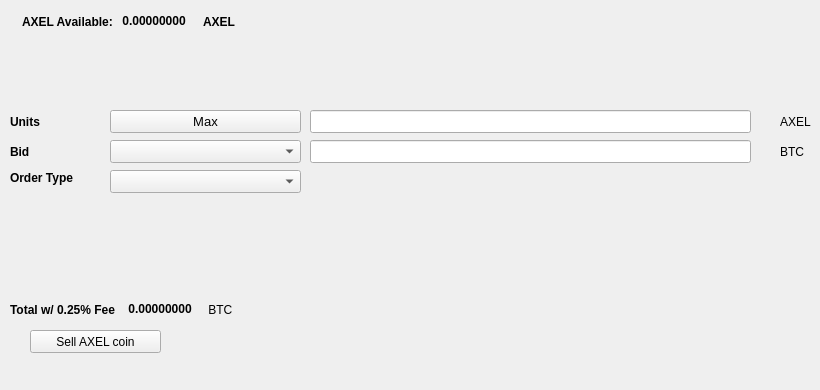
   <widget class="QWidget" name="SellTab">
    <attribute name="title">
     <string>Sell</string>
    </attribute>
    <widget class="QLabel" name="label_16">
     <property name="geometry">
      <rect>
       <x>780</x>
       <y>140</y>
       <width>31</width>
       <height>23</height>
      </rect>
     </property>
     <property name="text">
      <string>BTC</string>
     </property>
    </widget>
    <widget class="QComboBox" name="SellBidcomboBox">
     <property name="geometry">
      <rect>
       <x>110</x>
       <y>140</y>
       <width>191</width>
       <height>23</height>
      </rect>
     </property>
     <property name="font">
      <font>
       <pointsize>10</pointsize>
      </font>
     </property>
    </widget>
    <widget class="QLabel" name="label_18">
     <property name="geometry">
      <rect>
       <x>10</x>
       <y>110</y>
       <width>46</width>
       <height>23</height>
      </rect>
     </property>
     <property name="font">
      <font>
       <weight>75</weight>
       <bold>true</bold>
      </font>
     </property>
     <property name="text">
      <string>Units</string>
     </property>
    </widget>
    <widget class="QPushButton" name="Sell_Max_Amount">
     <property name="geometry">
      <rect>
       <x>110</x>
       <y>110</y>
       <width>191</width>
       <height>23</height>
      </rect>
     </property>
     <property name="font">
      <font>
       <pointsize>10</pointsize>
      </font>
     </property>
     <property name="text">
      <string>Max</string>
     </property>
    </widget>
    <widget class="QLabel" name="label_20">
     <property name="geometry">
      <rect>
       <x>10</x>
       <y>170</y>
       <width>91</width>
       <height>16</height>
      </rect>
     </property>
     <property name="font">
      <font>
       <weight>75</weight>
       <bold>true</bold>
      </font>
     </property>
     <property name="text">
      <string>Order Type</string>
     </property>
    </widget>
    <widget class="QComboBox" name="SellOrdertypeCombo">
     <property name="geometry">
      <rect>
       <x>110</x>
       <y>170</y>
       <width>191</width>
       <height>23</height>
      </rect>
     </property>
     <property name="font">
      <font>
       <pointsize>10</pointsize>
      </font>
     </property>
    </widget>
    <widget class="QLabel" name="label_21">
     <property name="geometry">
      <rect>
       <x>10</x>
       <y>140</y>
       <width>46</width>
       <height>23</height>
      </rect>
     </property>
     <property name="font">
      <font>
       <weight>75</weight>
       <bold>true</bold>
      </font>
     </property>
     <property name="text">
      <string>Bid</string>
     </property>
    </widget>
    <widget class="QLabel" name="label_22">
     <property name="geometry">
      <rect>
       <x>780</x>
       <y>110</y>
       <width>31</width>
       <height>23</height>
      </rect>
     </property>
     <property name="text">
      <string>AXEL</string>
     </property>
    </widget>
    <widget class="QLineEdit" name="UnitsInputaxel">
     <property name="geometry">
      <rect>
       <x>310</x>
       <y>110</y>
       <width>441</width>
       <height>23</height>
      </rect>
     </property>
     <property name="font">
      <font>
       <pointsize>9</pointsize>
       <weight>75</weight>
       <bold>true</bold>
      </font>
     </property>
    </widget>
    <widget class="QLineEdit" name="SellBidPriceEdit">
     <property name="geometry">
      <rect>
       <x>310</x>
       <y>140</y>
       <width>441</width>
       <height>23</height>
      </rect>
     </property>
     <property name="font">
      <font>
       <pointsize>9</pointsize>
       <weight>75</weight>
       <bold>true</bold>
      </font>
     </property>
    </widget>
    <widget class="QPushButton" name="SellaxelBTN">
     <property name="geometry">
      <rect>
       <x>30</x>
       <y>330</y>
       <width>131</width>
       <height>23</height>
      </rect>
     </property>
     <property name="text">
      <string>Sell AXEL coin</string>
     </property>
     <property name="icon">
      <iconset resource="../axel">
       <normaloff>:/icons/bitcoin</normaloff>:/icons/bitcoin</iconset>
     </property>
    </widget>
    <widget class="QWidget" name="layoutWidget3">
     <property name="geometry">
      <rect>
       <x>22</x>
       <y>12</y>
       <width>258</width>
       <height>19</height>
      </rect>
     </property>
     <layout class="QHBoxLayout" name="horizontalLayout">
      <item>
       <widget class="QLabel" name="label232_2">
        <property name="font">
         <font>
          <weight>75</weight>
          <bold>true</bold>
         </font>
        </property>
        <property name="text">
         <string>AXEL Available:</string>
        </property>
       </widget>
      </item>
      <item>
       <widget class="QLabel" name="axelAvailableLabel">
        <property name="palette">
         <palette>
          <active>
           <colorrole role="WindowText">
            <brush brushstyle="SolidPattern">
             <color alpha="255">
              <red>0</red>
              <green>0</green>
              <blue>0</blue>
             </color>
            </brush>
           </colorrole>
           <colorrole role="Button">
            <brush brushstyle="SolidPattern">
             <color alpha="255">
              <red>0</red>
              <green>170</green>
              <blue>0</blue>
             </color>
            </brush>
           </colorrole>
           <colorrole role="Light">
            <brush brushstyle="SolidPattern">
             <color alpha="255">
              <red>0</red>
              <green>255</green>
              <blue>0</blue>
             </color>
            </brush>
           </colorrole>
           <colorrole role="Midlight">
            <brush brushstyle="SolidPattern">
             <color alpha="255">
              <red>0</red>
              <green>212</green>
              <blue>0</blue>
             </color>
            </brush>
           </colorrole>
           <colorrole role="Dark">
            <brush brushstyle="SolidPattern">
             <color alpha="255">
              <red>0</red>
              <green>85</green>
              <blue>0</blue>
             </color>
            </brush>
           </colorrole>
           <colorrole role="Mid">
            <brush brushstyle="SolidPattern">
             <color alpha="255">
              <red>0</red>
              <green>113</green>
              <blue>0</blue>
             </color>
            </brush>
           </colorrole>
           <colorrole role="Text">
            <brush brushstyle="SolidPattern">
             <color alpha="255">
              <red>0</red>
              <green>170</green>
              <blue>0</blue>
             </color>
            </brush>
           </colorrole>
           <colorrole role="BrightText">
            <brush brushstyle="SolidPattern">
             <color alpha="255">
              <red>255</red>
              <green>255</green>
              <blue>255</blue>
             </color>
            </brush>
           </colorrole>
           <colorrole role="ButtonText">
            <brush brushstyle="SolidPattern">
             <color alpha="255">
              <red>0</red>
              <green>0</green>
              <blue>0</blue>
             </color>
            </brush>
           </colorrole>
           <colorrole role="Base">
            <brush brushstyle="SolidPattern">
             <color alpha="255">
              <red>255</red>
              <green>255</green>
              <blue>255</blue>
             </color>
            </brush>
           </colorrole>
           <colorrole role="Window">
            <brush brushstyle="SolidPattern">
             <color alpha="255">
              <red>0</red>
              <green>170</green>
              <blue>0</blue>
             </color>
            </brush>
           </colorrole>
           <colorrole role="Shadow">
            <brush brushstyle="SolidPattern">
             <color alpha="255">
              <red>0</red>
              <green>0</green>
              <blue>0</blue>
             </color>
            </brush>
           </colorrole>
           <colorrole role="AlternateBase">
            <brush brushstyle="SolidPattern">
             <color alpha="255">
              <red>127</red>
              <green>212</green>
              <blue>127</blue>
             </color>
            </brush>
           </colorrole>
           <colorrole role="ToolTipBase">
            <brush brushstyle="SolidPattern">
             <color alpha="255">
              <red>255</red>
              <green>255</green>
              <blue>220</blue>
             </color>
            </brush>
           </colorrole>
           <colorrole role="ToolTipText">
            <brush brushstyle="SolidPattern">
             <color alpha="255">
              <red>0</red>
              <green>0</green>
              <blue>0</blue>
             </color>
            </brush>
           </colorrole>
          </active>
          <inactive>
           <colorrole role="WindowText">
            <brush brushstyle="SolidPattern">
             <color alpha="255">
              <red>0</red>
              <green>0</green>
              <blue>0</blue>
             </color>
            </brush>
           </colorrole>
           <colorrole role="Button">
            <brush brushstyle="SolidPattern">
             <color alpha="255">
              <red>0</red>
              <green>170</green>
              <blue>0</blue>
             </color>
            </brush>
           </colorrole>
           <colorrole role="Light">
            <brush brushstyle="SolidPattern">
             <color alpha="255">
              <red>0</red>
              <green>255</green>
              <blue>0</blue>
             </color>
            </brush>
           </colorrole>
           <colorrole role="Midlight">
            <brush brushstyle="SolidPattern">
             <color alpha="255">
              <red>0</red>
              <green>212</green>
              <blue>0</blue>
             </color>
            </brush>
           </colorrole>
           <colorrole role="Dark">
            <brush brushstyle="SolidPattern">
             <color alpha="255">
              <red>0</red>
              <green>85</green>
              <blue>0</blue>
             </color>
            </brush>
           </colorrole>
           <colorrole role="Mid">
            <brush brushstyle="SolidPattern">
             <color alpha="255">
              <red>0</red>
              <green>113</green>
              <blue>0</blue>
             </color>
            </brush>
           </colorrole>
           <colorrole role="Text">
            <brush brushstyle="SolidPattern">
             <color alpha="255">
              <red>0</red>
              <green>170</green>
              <blue>0</blue>
             </color>
            </brush>
           </colorrole>
           <colorrole role="BrightText">
            <brush brushstyle="SolidPattern">
             <color alpha="255">
              <red>255</red>
              <green>255</green>
              <blue>255</blue>
             </color>
            </brush>
           </colorrole>
           <colorrole role="ButtonText">
            <brush brushstyle="SolidPattern">
             <color alpha="255">
              <red>0</red>
              <green>0</green>
              <blue>0</blue>
             </color>
            </brush>
           </colorrole>
           <colorrole role="Base">
            <brush brushstyle="SolidPattern">
             <color alpha="255">
              <red>255</red>
              <green>255</green>
              <blue>255</blue>
             </color>
            </brush>
           </colorrole>
           <colorrole role="Window">
            <brush brushstyle="SolidPattern">
             <color alpha="255">
              <red>0</red>
              <green>170</green>
              <blue>0</blue>
             </color>
            </brush>
           </colorrole>
           <colorrole role="Shadow">
            <brush brushstyle="SolidPattern">
             <color alpha="255">
              <red>0</red>
              <green>0</green>
              <blue>0</blue>
             </color>
            </brush>
           </colorrole>
           <colorrole role="AlternateBase">
            <brush brushstyle="SolidPattern">
             <color alpha="255">
              <red>127</red>
              <green>212</green>
              <blue>127</blue>
             </color>
            </brush>
           </colorrole>
           <colorrole role="ToolTipBase">
            <brush brushstyle="SolidPattern">
             <color alpha="255">
              <red>255</red>
              <green>255</green>
              <blue>220</blue>
             </color>
            </brush>
           </colorrole>
           <colorrole role="ToolTipText">
            <brush brushstyle="SolidPattern">
             <color alpha="255">
              <red>0</red>
              <green>0</green>
              <blue>0</blue>
             </color>
            </brush>
           </colorrole>
          </inactive>
          <disabled>
           <colorrole role="WindowText">
            <brush brushstyle="SolidPattern">
             <color alpha="255">
              <red>0</red>
              <green>85</green>
              <blue>0</blue>
             </color>
            </brush>
           </colorrole>
           <colorrole role="Button">
            <brush brushstyle="SolidPattern">
             <color alpha="255">
              <red>0</red>
              <green>170</green>
              <blue>0</blue>
             </color>
            </brush>
           </colorrole>
           <colorrole role="Light">
            <brush brushstyle="SolidPattern">
             <color alpha="255">
              <red>0</red>
              <green>255</green>
              <blue>0</blue>
             </color>
            </brush>
           </colorrole>
           <colorrole role="Midlight">
            <brush brushstyle="SolidPattern">
             <color alpha="255">
              <red>0</red>
              <green>212</green>
              <blue>0</blue>
             </color>
            </brush>
           </colorrole>
           <colorrole role="Dark">
            <brush brushstyle="SolidPattern">
             <color alpha="255">
              <red>0</red>
              <green>85</green>
              <blue>0</blue>
             </color>
            </brush>
           </colorrole>
           <colorrole role="Mid">
            <brush brushstyle="SolidPattern">
             <color alpha="255">
              <red>0</red>
              <green>113</green>
              <blue>0</blue>
             </color>
            </brush>
           </colorrole>
           <colorrole role="Text">
            <brush brushstyle="SolidPattern">
             <color alpha="255">
              <red>0</red>
              <green>85</green>
              <blue>0</blue>
             </color>
            </brush>
           </colorrole>
           <colorrole role="BrightText">
            <brush brushstyle="SolidPattern">
             <color alpha="255">
              <red>255</red>
              <green>255</green>
              <blue>255</blue>
             </color>
            </brush>
           </colorrole>
           <colorrole role="ButtonText">
            <brush brushstyle="SolidPattern">
             <color alpha="255">
              <red>0</red>
              <green>85</green>
              <blue>0</blue>
             </color>
            </brush>
           </colorrole>
           <colorrole role="Base">
            <brush brushstyle="SolidPattern">
             <color alpha="255">
              <red>0</red>
              <green>170</green>
              <blue>0</blue>
             </color>
            </brush>
           </colorrole>
           <colorrole role="Window">
            <brush brushstyle="SolidPattern">
             <color alpha="255">
              <red>0</red>
              <green>170</green>
              <blue>0</blue>
             </color>
            </brush>
           </colorrole>
           <colorrole role="Shadow">
            <brush brushstyle="SolidPattern">
             <color alpha="255">
              <red>0</red>
              <green>0</green>
              <blue>0</blue>
             </color>
            </brush>
           </colorrole>
           <colorrole role="AlternateBase">
            <brush brushstyle="SolidPattern">
             <color alpha="255">
              <red>0</red>
              <green>170</green>
              <blue>0</blue>
             </color>
            </brush>
           </colorrole>
           <colorrole role="ToolTipBase">
            <brush brushstyle="SolidPattern">
             <color alpha="255">
              <red>255</red>
              <green>255</green>
              <blue>220</blue>
             </color>
            </brush>
           </colorrole>
           <colorrole role="ToolTipText">
            <brush brushstyle="SolidPattern">
             <color alpha="255">
              <red>0</red>
              <green>0</green>
              <blue>0</blue>
             </color>
            </brush>
           </colorrole>
          </disabled>
         </palette>
        </property>
        <property name="font">
         <font>
          <weight>75</weight>
          <bold>true</bold>
         </font>
        </property>
        <property name="text">
         <string> 0.00000000 </string>
        </property>
        <property name="textInteractionFlags">
         <set>Qt::LinksAccessibleByMouse|Qt::TextSelectableByKeyboard|Qt::TextSelectableByMouse</set>
        </property>
       </widget>
      </item>
      <item>
       <widget class="QLabel" name="labelaxel">
        <property name="font">
         <font>
          <weight>75</weight>
          <bold>true</bold>
         </font>
        </property>
        <property name="text">
         <string>AXEL</string>
        </property>
       </widget>
      </item>
     </layout>
    </widget>
    <widget class="QWidget" name="layoutWidget">
     <property name="geometry">
      <rect>
       <x>10</x>
       <y>300</y>
       <width>268</width>
       <height>19</height>
      </rect>
     </property>
     <layout class="QHBoxLayout" name="horizontalLayout_2">
      <item>
       <widget class="QLabel" name="label_19">
        <property name="font">
         <font>
          <weight>75</weight>
          <bold>true</bold>
         </font>
        </property>
        <property name="text">
         <string>Total w/ 0.25% Fee </string>
        </property>
       </widget>
      </item>
      <item>
       <widget class="QLabel" name="SellCostLabel">
        <property name="palette">
         <palette>
          <active>
           <colorrole role="WindowText">
            <brush brushstyle="SolidPattern">
             <color alpha="255">
              <red>0</red>
              <green>0</green>
              <blue>0</blue>
             </color>
            </brush>
           </colorrole>
           <colorrole role="Button">
            <brush brushstyle="SolidPattern">
             <color alpha="255">
              <red>0</red>
              <green>170</green>
              <blue>0</blue>
             </color>
            </brush>
           </colorrole>
           <colorrole role="Light">
            <brush brushstyle="SolidPattern">
             <color alpha="255">
              <red>0</red>
              <green>255</green>
              <blue>0</blue>
             </color>
            </brush>
           </colorrole>
           <colorrole role="Midlight">
            <brush brushstyle="SolidPattern">
             <color alpha="255">
              <red>0</red>
              <green>212</green>
              <blue>0</blue>
             </color>
            </brush>
           </colorrole>
           <colorrole role="Dark">
            <brush brushstyle="SolidPattern">
             <color alpha="255">
              <red>0</red>
              <green>85</green>
              <blue>0</blue>
             </color>
            </brush>
           </colorrole>
           <colorrole role="Mid">
            <brush brushstyle="SolidPattern">
             <color alpha="255">
              <red>0</red>
              <green>113</green>
              <blue>0</blue>
             </color>
            </brush>
           </colorrole>
           <colorrole role="Text">
            <brush brushstyle="SolidPattern">
             <color alpha="255">
              <red>0</red>
              <green>170</green>
              <blue>0</blue>
             </color>
            </brush>
           </colorrole>
           <colorrole role="BrightText">
            <brush brushstyle="SolidPattern">
             <color alpha="255">
              <red>255</red>
              <green>255</green>
              <blue>255</blue>
             </color>
            </brush>
           </colorrole>
           <colorrole role="ButtonText">
            <brush brushstyle="SolidPattern">
             <color alpha="255">
              <red>0</red>
              <green>0</green>
              <blue>0</blue>
             </color>
            </brush>
           </colorrole>
           <colorrole role="Base">
            <brush brushstyle="SolidPattern">
             <color alpha="255">
              <red>255</red>
              <green>255</green>
              <blue>255</blue>
             </color>
            </brush>
           </colorrole>
           <colorrole role="Window">
            <brush brushstyle="SolidPattern">
             <color alpha="255">
              <red>0</red>
              <green>170</green>
              <blue>0</blue>
             </color>
            </brush>
           </colorrole>
           <colorrole role="Shadow">
            <brush brushstyle="SolidPattern">
             <color alpha="255">
              <red>0</red>
              <green>0</green>
              <blue>0</blue>
             </color>
            </brush>
           </colorrole>
           <colorrole role="AlternateBase">
            <brush brushstyle="SolidPattern">
             <color alpha="255">
              <red>127</red>
              <green>212</green>
              <blue>127</blue>
             </color>
            </brush>
           </colorrole>
           <colorrole role="ToolTipBase">
            <brush brushstyle="SolidPattern">
             <color alpha="255">
              <red>255</red>
              <green>255</green>
              <blue>220</blue>
             </color>
            </brush>
           </colorrole>
           <colorrole role="ToolTipText">
            <brush brushstyle="SolidPattern">
             <color alpha="255">
              <red>0</red>
              <green>0</green>
              <blue>0</blue>
             </color>
            </brush>
           </colorrole>
          </active>
          <inactive>
           <colorrole role="WindowText">
            <brush brushstyle="SolidPattern">
             <color alpha="255">
              <red>0</red>
              <green>0</green>
              <blue>0</blue>
             </color>
            </brush>
           </colorrole>
           <colorrole role="Button">
            <brush brushstyle="SolidPattern">
             <color alpha="255">
              <red>0</red>
              <green>170</green>
              <blue>0</blue>
             </color>
            </brush>
           </colorrole>
           <colorrole role="Light">
            <brush brushstyle="SolidPattern">
             <color alpha="255">
              <red>0</red>
              <green>255</green>
              <blue>0</blue>
             </color>
            </brush>
           </colorrole>
           <colorrole role="Midlight">
            <brush brushstyle="SolidPattern">
             <color alpha="255">
              <red>0</red>
              <green>212</green>
              <blue>0</blue>
             </color>
            </brush>
           </colorrole>
           <colorrole role="Dark">
            <brush brushstyle="SolidPattern">
             <color alpha="255">
              <red>0</red>
              <green>85</green>
              <blue>0</blue>
             </color>
            </brush>
           </colorrole>
           <colorrole role="Mid">
            <brush brushstyle="SolidPattern">
             <color alpha="255">
              <red>0</red>
              <green>113</green>
              <blue>0</blue>
             </color>
            </brush>
           </colorrole>
           <colorrole role="Text">
            <brush brushstyle="SolidPattern">
             <color alpha="255">
              <red>0</red>
              <green>170</green>
              <blue>0</blue>
             </color>
            </brush>
           </colorrole>
           <colorrole role="BrightText">
            <brush brushstyle="SolidPattern">
             <color alpha="255">
              <red>255</red>
              <green>255</green>
              <blue>255</blue>
             </color>
            </brush>
           </colorrole>
           <colorrole role="ButtonText">
            <brush brushstyle="SolidPattern">
             <color alpha="255">
              <red>0</red>
              <green>0</green>
              <blue>0</blue>
             </color>
            </brush>
           </colorrole>
           <colorrole role="Base">
            <brush brushstyle="SolidPattern">
             <color alpha="255">
              <red>255</red>
              <green>255</green>
              <blue>255</blue>
             </color>
            </brush>
           </colorrole>
           <colorrole role="Window">
            <brush brushstyle="SolidPattern">
             <color alpha="255">
              <red>0</red>
              <green>170</green>
              <blue>0</blue>
             </color>
            </brush>
           </colorrole>
           <colorrole role="Shadow">
            <brush brushstyle="SolidPattern">
             <color alpha="255">
              <red>0</red>
              <green>0</green>
              <blue>0</blue>
             </color>
            </brush>
           </colorrole>
           <colorrole role="AlternateBase">
            <brush brushstyle="SolidPattern">
             <color alpha="255">
              <red>127</red>
              <green>212</green>
              <blue>127</blue>
             </color>
            </brush>
           </colorrole>
           <colorrole role="ToolTipBase">
            <brush brushstyle="SolidPattern">
             <color alpha="255">
              <red>255</red>
              <green>255</green>
              <blue>220</blue>
             </color>
            </brush>
           </colorrole>
           <colorrole role="ToolTipText">
            <brush brushstyle="SolidPattern">
             <color alpha="255">
              <red>0</red>
              <green>0</green>
              <blue>0</blue>
             </color>
            </brush>
           </colorrole>
          </inactive>
          <disabled>
           <colorrole role="WindowText">
            <brush brushstyle="SolidPattern">
             <color alpha="255">
              <red>0</red>
              <green>85</green>
              <blue>0</blue>
             </color>
            </brush>
           </colorrole>
           <colorrole role="Button">
            <brush brushstyle="SolidPattern">
             <color alpha="255">
              <red>0</red>
              <green>170</green>
              <blue>0</blue>
             </color>
            </brush>
           </colorrole>
           <colorrole role="Light">
            <brush brushstyle="SolidPattern">
             <color alpha="255">
              <red>0</red>
              <green>255</green>
              <blue>0</blue>
             </color>
            </brush>
           </colorrole>
           <colorrole role="Midlight">
            <brush brushstyle="SolidPattern">
             <color alpha="255">
              <red>0</red>
              <green>212</green>
              <blue>0</blue>
             </color>
            </brush>
           </colorrole>
           <colorrole role="Dark">
            <brush brushstyle="SolidPattern">
             <color alpha="255">
              <red>0</red>
              <green>85</green>
              <blue>0</blue>
             </color>
            </brush>
           </colorrole>
           <colorrole role="Mid">
            <brush brushstyle="SolidPattern">
             <color alpha="255">
              <red>0</red>
              <green>113</green>
              <blue>0</blue>
             </color>
            </brush>
           </colorrole>
           <colorrole role="Text">
            <brush brushstyle="SolidPattern">
             <color alpha="255">
              <red>0</red>
              <green>85</green>
              <blue>0</blue>
             </color>
            </brush>
           </colorrole>
           <colorrole role="BrightText">
            <brush brushstyle="SolidPattern">
             <color alpha="255">
              <red>255</red>
              <green>255</green>
              <blue>255</blue>
             </color>
            </brush>
           </colorrole>
           <colorrole role="ButtonText">
            <brush brushstyle="SolidPattern">
             <color alpha="255">
              <red>0</red>
              <green>85</green>
              <blue>0</blue>
             </color>
            </brush>
           </colorrole>
           <colorrole role="Base">
            <brush brushstyle="SolidPattern">
             <color alpha="255">
              <red>0</red>
              <green>170</green>
              <blue>0</blue>
             </color>
            </brush>
           </colorrole>
           <colorrole role="Window">
            <brush brushstyle="SolidPattern">
             <color alpha="255">
              <red>0</red>
              <green>170</green>
              <blue>0</blue>
             </color>
            </brush>
           </colorrole>
           <colorrole role="Shadow">
            <brush brushstyle="SolidPattern">
             <color alpha="255">
              <red>0</red>
              <green>0</green>
              <blue>0</blue>
             </color>
            </brush>
           </colorrole>
           <colorrole role="AlternateBase">
            <brush brushstyle="SolidPattern">
             <color alpha="255">
              <red>0</red>
              <green>170</green>
              <blue>0</blue>
             </color>
            </brush>
           </colorrole>
           <colorrole role="ToolTipBase">
            <brush brushstyle="SolidPattern">
             <color alpha="255">
              <red>255</red>
              <green>255</green>
              <blue>220</blue>
             </color>
            </brush>
           </colorrole>
           <colorrole role="ToolTipText">
            <brush brushstyle="SolidPattern">
             <color alpha="255">
              <red>0</red>
              <green>0</green>
              <blue>0</blue>
             </color>
            </brush>
           </colorrole>
          </disabled>
         </palette>
        </property>
        <property name="font">
         <font>
          <weight>75</weight>
          <bold>true</bold>
         </font>
        </property>
        <property name="autoFillBackground">
         <bool>false</bool>
        </property>
        <property name="text">
         <string> 0.00000000</string>
        </property>
        <property name="textInteractionFlags">
         <set>Qt::LinksAccessibleByMouse|Qt::TextSelectableByMouse</set>
        </property>
       </widget>
      </item>
      <item>
       <widget class="QLabel" name="label_17">
        <property name="font">
         <font>
          <weight>50</weight>
          <bold>false</bold>
         </font>
        </property>
        <property name="text">
         <string> BTC</string>
        </property>
       </widget>
      </item>
     </layout>
    </widget>
    <widget class="QLabel" name="label_23">
     <property name="geometry">
      <rect>
       <x>460</x>
       <y>300</y>
       <width>281</width>
       <height>81</height>
      </rect>
     </property>
     <property name="text">
      <string/>
     </property>
     <property name="pixmap">
      <pixmap>:/images/bittrex</pixmap>
     </property>
    </widget>
   </widget>
